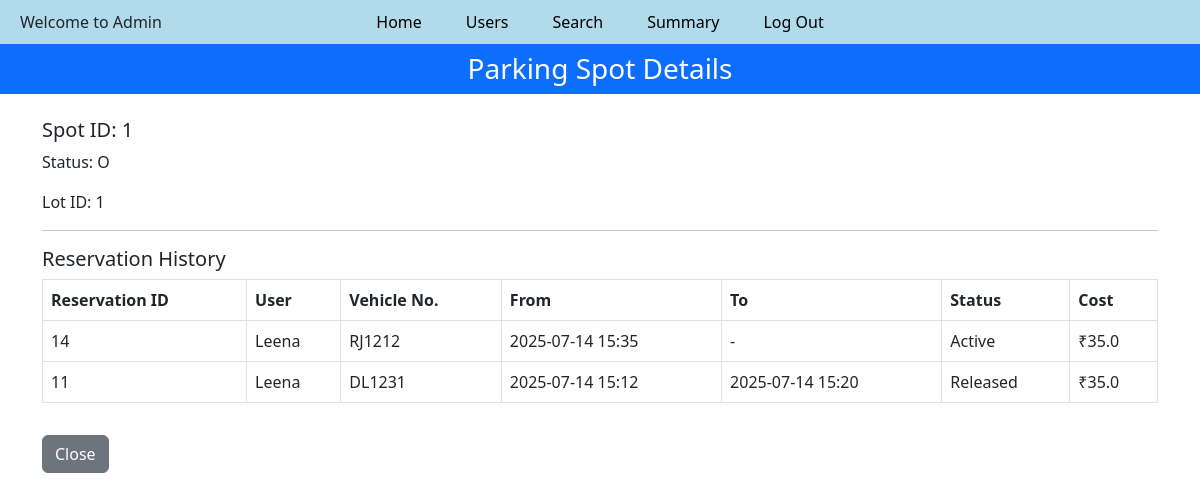
The app's page /admin_spot_details/1 with its own data.
### models/model.py (models this page shows)
class Parking_Spot(db.Model):
    __tablename__ = "parking_spot"
    id = db.Column(db.Integer, primary_key=True)
    lot_id = db.Column(db.Integer, db.ForeignKey('parking_lot.id', ondelete='CASCADE'), nullable=False)
    status = db.Column(db.String(1), nullable=False, default='A') # 'A' = Available, 'O' = Occupied

class Reservation(db.Model):
    __tablename__ = 'reservation'
    id = db.Column(db.Integer, primary_key=True)
    spot_id = db.Column(db.Integer, db.ForeignKey('parking_spot.id', ondelete='CASCADE'), nullable=False)
    user_id = db.Column(db.Integer, db.ForeignKey('user_info.id'), nullable=False)
    vehicle_number = db.Column(db.String, nullable=False)
    parking_timestamp = db.Column(db.DateTime, nullable=False)
    leaving_timestamp = db.Column(db.DateTime, nullable=True)
    parking_cost = db.Column(db.Float, nullable=False)
    status = db.Column(db.String(10), nullable=False, default='Active') # 'Active' or 'Released'
    spot = db.relationship('Parking_Spot', backref=db.backref('reservations', passive_deletes=True))

class User_Info(db.Model):
    __tablename__ = "user_info"
    id = db.Column(db.Integer, primary_key=True)
    email = db.Column(db.String, nullable=False)
    full_name = db.Column(db.String, nullable=False)
    user_name = db.Column(db.String, unique=True, nullable=False)
    pwd = db.Column(db.String, nullable=False)
    role = db.Column(db.Integer, nullable=False, default=1)
    reservations = db.relationship( 'Reservation',backref='user',lazy=True, cascade="all, delete-orphan")

### controllers/file_1.py (the view)
@main_routes.route('/admin_spot_details/<int:spot_id>')
def admin_parking_spot_details(spot_id):
    spot = Parking_Spot.query.get_or_404(spot_id)
    reservations = Reservation.query.filter_by(spot_id=spot_id).order_by(Reservation.parking_timestamp.desc()).all()
    return render_template('admin_parking_spot_details.html', spot=spot, reservations=reservations)

### templates/admin_parking_spot_details.html (shortened to what this page needs)
{% extends "base_admin.html" %}
{% block content %}
<h3 class="text-center bg-primary text-white py-2">Parking Spot Details</h3>
<div class="container mt-4">
    <h5>Spot ID: {{ spot.id }}</h5>
    <p>Status: {{ spot.status }}</p>
    <p>Lot ID: {{ spot.lot_id }}</p>
    <hr>
    <h5>Reservation History</h5>
    {% if reservations %}
    <table class="table table-bordered">
        <thead>
            <tr>
                <th>Reservation ID</th>
                <th>User</th>
                <th>Vehicle No.</th>
                <th>From</th>
                <th>To</th>
                <th>Status</th>
                <th>Cost</th>
            </tr>
        </thead>
        <tbody>
            {% for res in reservations %}
            <tr>
                <td>{{ res.id }}</td>
                <td>{{ res.user.full_name }}</td>
                <td>{{ res.vehicle_number }}</td>
                <td>{{ res.parking_timestamp.strftime('%Y-%m-%d %H:%M') }}</td>
                <td>
                    {% if res.leaving_timestamp %}
                        {{ res.leaving_timestamp.strftime('%Y-%m-%d %H:%M') }}
                    {% else %}
                        -
                    {% endif %}
                </td>
                <td>{{ res.status }}</td>
                <td>₹{{ res.parking_cost }}</td>
            </tr>
            {% endfor %}
        </tbody>
    </table>
    {% else %}
    <p>No reservations found for this spot.</p>
    {% endif %}
    <a href="{{ url_for('main_routes.admin_home') }}" class="btn btn-secondary mt-3">Close</a>
</div>
{% endblock %}

### static/css/admin_dashboard.css (style rules this page uses)
body { text-align: center; font-family: Arial, sans-serif; }
table { margin: 0 auto; border-collapse: collapse; width: 80%; }
th, td { border: 1px solid #002d81; padding: 8px; }
th { background-color: #c4f1e1; }

### records on screen
Parking_Spot: id "1", status "O", lot_id "1"
Reservation: id "14", user.full_name "Leena", vehicle_number "RJ1212", parking_timestamp "2025-07-14 15:35", status "Active", parking_cost "35.0"
Reservation: id "11", user.full_name "Leena", vehicle_number "DL1231", parking_timestamp "2025-07-14 15:12", leaving_timestamp "2025-07-14 15:20", status "Released", parking_cost "35.0"
